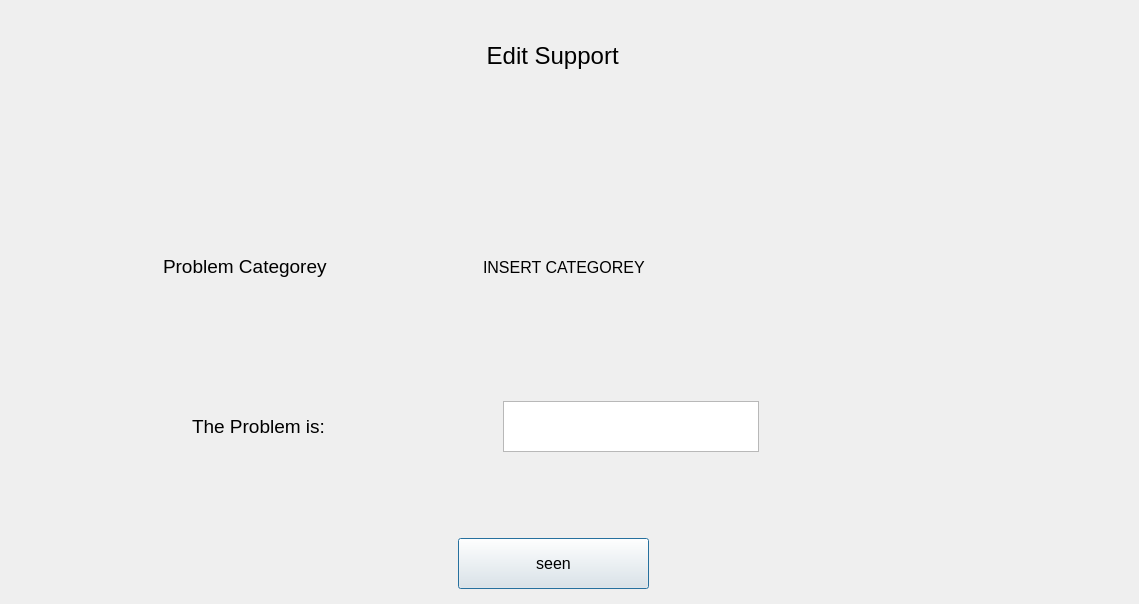
<?xml version="1.0" encoding="UTF-8"?>
<ui version="4.0">
 <class>adminSupport</class>
 <widget class="QDialog" name="adminSupport">
  <property name="geometry">
   <rect>
    <x>0</x>
    <y>0</y>
    <width>1139</width>
    <height>604</height>
   </rect>
  </property>
  <property name="sizePolicy">
   <sizepolicy hsizetype="Preferred" vsizetype="Preferred">
    <horstretch>100</horstretch>
    <verstretch>0</verstretch>
   </sizepolicy>
  </property>
  <property name="windowTitle">
   <string>Dialog</string>
  </property>
  <widget class="QPushButton" name="pushButton">
   <property name="geometry">
    <rect>
     <x>458</x>
     <y>538</y>
     <width>191</width>
     <height>51</height>
    </rect>
   </property>
   <property name="styleSheet">
    <string notr="true">font : 12pt;</string>
   </property>
   <property name="text">
    <string>seen</string>
   </property>
  </widget>
  <widget class="QLabel" name="label_5">
   <property name="geometry">
    <rect>
     <x>480</x>
     <y>30</y>
     <width>221</width>
     <height>51</height>
    </rect>
   </property>
   <property name="styleSheet">
    <string notr="true">font : 18pt;</string>
   </property>
   <property name="text">
    <string> Edit Support</string>
   </property>
  </widget>
  <widget class="QWidget" name="layoutWidget">
   <property name="geometry">
    <rect>
     <x>20</x>
     <y>401</y>
     <width>911</width>
     <height>51</height>
    </rect>
   </property>
   <layout class="QHBoxLayout" name="horizontalLayout">
    <item>
     <spacer name="horizontalSpacer_7">
      <property name="orientation">
       <enum>Qt::Orientation::Horizontal</enum>
      </property>
      <property name="sizeHint" stdset="0">
       <size>
        <width>40</width>
        <height>20</height>
       </size>
      </property>
     </spacer>
    </item>
    <item>
     <widget class="QLabel" name="label_3">
      <property name="sizePolicy">
       <sizepolicy hsizetype="Fixed" vsizetype="Fixed">
        <horstretch>0</horstretch>
        <verstretch>0</verstretch>
       </sizepolicy>
      </property>
      <property name="styleSheet">
       <string notr="true">font : 14pt;</string>
      </property>
      <property name="text">
       <string>The Problem is:</string>
      </property>
     </widget>
    </item>
    <item>
     <spacer name="horizontalSpacer_5">
      <property name="orientation">
       <enum>Qt::Orientation::Horizontal</enum>
      </property>
      <property name="sizeHint" stdset="0">
       <size>
        <width>40</width>
        <height>20</height>
       </size>
      </property>
     </spacer>
    </item>
    <item>
     <widget class="QTextEdit" name="textEdit"/>
    </item>
    <item>
     <spacer name="horizontalSpacer_6">
      <property name="orientation">
       <enum>Qt::Orientation::Horizontal</enum>
      </property>
      <property name="sizeHint" stdset="0">
       <size>
        <width>40</width>
        <height>20</height>
       </size>
      </property>
     </spacer>
    </item>
   </layout>
  </widget>
  <widget class="QWidget" name="layoutWidget">
   <property name="geometry">
    <rect>
     <x>13</x>
     <y>253</y>
     <width>931</width>
     <height>28</height>
    </rect>
   </property>
   <layout class="QHBoxLayout" name="horizontalLayout_2">
    <item>
     <spacer name="horizontalSpacer_2">
      <property name="orientation">
       <enum>Qt::Orientation::Horizontal</enum>
      </property>
      <property name="sizeHint" stdset="0">
       <size>
        <width>40</width>
        <height>20</height>
       </size>
      </property>
     </spacer>
    </item>
    <item>
     <widget class="QLabel" name="label_2">
      <property name="sizePolicy">
       <sizepolicy hsizetype="Fixed" vsizetype="Fixed">
        <horstretch>0</horstretch>
        <verstretch>0</verstretch>
       </sizepolicy>
      </property>
      <property name="styleSheet">
       <string notr="true">font : 14pt;</string>
      </property>
      <property name="text">
       <string>Problem Categorey</string>
      </property>
     </widget>
    </item>
    <item>
     <spacer name="horizontalSpacer">
      <property name="orientation">
       <enum>Qt::Orientation::Horizontal</enum>
      </property>
      <property name="sizeHint" stdset="0">
       <size>
        <width>40</width>
        <height>20</height>
       </size>
      </property>
     </spacer>
    </item>
    <item>
     <widget class="QLabel" name="label">
      <property name="sizePolicy">
       <sizepolicy hsizetype="Preferred" vsizetype="Preferred">
        <horstretch>0</horstretch>
        <verstretch>0</verstretch>
       </sizepolicy>
      </property>
      <property name="styleSheet">
       <string notr="true">font :12pt;</string>
      </property>
      <property name="text">
       <string>INSERT CATEGOREY</string>
      </property>
     </widget>
    </item>
    <item>
     <spacer name="horizontalSpacer_3">
      <property name="orientation">
       <enum>Qt::Orientation::Horizontal</enum>
      </property>
      <property name="sizeHint" stdset="0">
       <size>
        <width>40</width>
        <height>20</height>
       </size>
      </property>
     </spacer>
    </item>
    <item>
     <spacer name="horizontalSpacer_4">
      <property name="orientation">
       <enum>Qt::Orientation::Horizontal</enum>
      </property>
      <property name="sizeHint" stdset="0">
       <size>
        <width>48</width>
        <height>20</height>
       </size>
      </property>
     </spacer>
    </item>
   </layout>
  </widget>
 </widget>
 <resources/>
 <connections/>
</ui>
